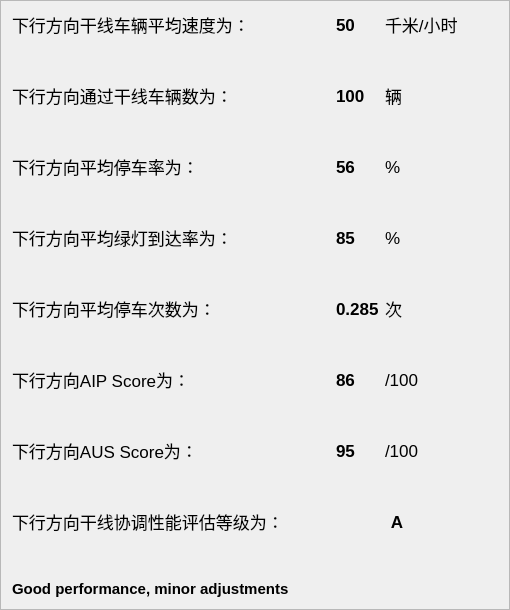
          <widget class="QFrame" name="frame_11">
           <property name="frameShape">
            <enum>QFrame::StyledPanel</enum>
           </property>
           <property name="frameShadow">
            <enum>QFrame::Raised</enum>
           </property>
           <layout class="QGridLayout" name="gridLayout_2">
            <item row="4" column="0">
             <widget class="QLabel" name="label_15">
              <property name="font">
               <font>
                <pointsize>13</pointsize>
               </font>
              </property>
              <property name="text">
               <string>下行方向平均停车率为：</string>
              </property>
             </widget>
            </item>
            <item row="6" column="0">
             <widget class="QLabel" name="inbound_POG_2">
              <property name="font">
               <font>
                <pointsize>13</pointsize>
               </font>
              </property>
              <property name="text">
               <string>下行方向平均绿灯到达率为：</string>
              </property>
             </widget>
            </item>
            <item row="9" column="0">
             <spacer name="verticalSpacer_15">
              <property name="orientation">
               <enum>Qt::Vertical</enum>
              </property>
              <property name="sizeHint" stdset="0">
               <size>
                <width>20</width>
                <height>40</height>
               </size>
              </property>
             </spacer>
            </item>
            <item row="7" column="0">
             <spacer name="verticalSpacer_14">
              <property name="orientation">
               <enum>Qt::Vertical</enum>
              </property>
              <property name="sizeHint" stdset="0">
               <size>
                <width>20</width>
                <height>40</height>
               </size>
              </property>
             </spacer>
            </item>
            <item row="3" column="0">
             <spacer name="verticalSpacer_12">
              <property name="orientation">
               <enum>Qt::Vertical</enum>
              </property>
              <property name="sizeHint" stdset="0">
               <size>
                <width>20</width>
                <height>40</height>
               </size>
              </property>
             </spacer>
            </item>
            <item row="12" column="0">
             <widget class="QLabel" name="label_18">
              <property name="font">
               <font>
                <pointsize>13</pointsize>
               </font>
              </property>
              <property name="text">
               <string>下行方向AUS Score为：</string>
              </property>
             </widget>
            </item>
            <item row="16" column="0" colspan="4">
             <widget class="QLabel" name="outbound_description">
              <property name="font">
               <font>
                <pointsize>11</pointsize>
                <bold>true</bold>
               </font>
              </property>
              <property name="text">
               <string>Good performance, minor adjustments</string>
              </property>
             </widget>
            </item>
            <item row="8" column="3">
             <widget class="QLabel" name="label_34">
              <property name="font">
               <font>
                <pointsize>13</pointsize>
               </font>
              </property>
              <property name="text">
               <string>次</string>
              </property>
             </widget>
            </item>
            <item row="2" column="0">
             <widget class="QLabel" name="label_19">
              <property name="font">
               <font>
                <pointsize>13</pointsize>
               </font>
              </property>
              <property name="text">
               <string>下行方向通过干线车辆数为：</string>
              </property>
             </widget>
            </item>
            <item row="10" column="2">
             <widget class="QLabel" name="outbound_AIP_score">
              <property name="font">
               <font>
                <pointsize>13</pointsize>
                <bold>true</bold>
               </font>
              </property>
              <property name="text">
               <string>86</string>
              </property>
             </widget>
            </item>
            <item row="10" column="0">
             <widget class="QLabel" name="label_12">
              <property name="font">
               <font>
                <pointsize>13</pointsize>
               </font>
              </property>
              <property name="text">
               <string>下行方向AIP Score为：</string>
              </property>
             </widget>
            </item>
            <item row="1" column="0">
             <spacer name="verticalSpacer_11">
              <property name="orientation">
               <enum>Qt::Vertical</enum>
              </property>
              <property name="sizeHint" stdset="0">
               <size>
                <width>20</width>
                <height>40</height>
               </size>
              </property>
             </spacer>
            </item>
            <item row="4" column="2">
             <widget class="QLabel" name="outbound_stop_ratio">
              <property name="font">
               <font>
                <pointsize>13</pointsize>
                <bold>true</bold>
               </font>
              </property>
              <property name="text">
               <string>56</string>
              </property>
             </widget>
            </item>
            <item row="8" column="0">
             <widget class="QLabel" name="label_13">
              <property name="font">
               <font>
                <pointsize>13</pointsize>
               </font>
              </property>
              <property name="text">
               <string>下行方向平均停车次数为：</string>
              </property>
             </widget>
            </item>
            <item row="2" column="3">
             <widget class="QLabel" name="label_32">
              <property name="font">
               <font>
                <pointsize>13</pointsize>
               </font>
              </property>
              <property name="text">
               <string>辆</string>
              </property>
             </widget>
            </item>
            <item row="13" column="0">
             <spacer name="verticalSpacer_17">
              <property name="orientation">
               <enum>Qt::Vertical</enum>
              </property>
              <property name="sizeHint" stdset="0">
               <size>
                <width>20</width>
                <height>40</height>
               </size>
              </property>
             </spacer>
            </item>
            <item row="0" column="4">
             <spacer name="horizontalSpacer_2">
              <property name="orientation">
               <enum>Qt::Horizontal</enum>
              </property>
              <property name="sizeHint" stdset="0">
               <size>
                <width>40</width>
                <height>20</height>
               </size>
              </property>
             </spacer>
            </item>
            <item row="0" column="3">
             <widget class="QLabel" name="label_30">
              <property name="font">
               <font>
                <pointsize>13</pointsize>
               </font>
              </property>
              <property name="text">
               <string>千米/小时</string>
              </property>
             </widget>
            </item>
            <item row="11" column="0">
             <spacer name="verticalSpacer_16">
              <property name="orientation">
               <enum>Qt::Vertical</enum>
              </property>
              <property name="sizeHint" stdset="0">
               <size>
                <width>20</width>
                <height>40</height>
               </size>
              </property>
             </spacer>
            </item>
            <item row="6" column="3">
             <widget class="QLabel" name="label_33">
              <property name="font">
               <font>
                <pointsize>13</pointsize>
               </font>
              </property>
              <property name="text">
               <string>%</string>
              </property>
             </widget>
            </item>
            <item row="0" column="0">
             <widget class="QLabel" name="label_7">
              <property name="font">
               <font>
                <pointsize>13</pointsize>
               </font>
              </property>
              <property name="text">
               <string>下行方向干线车辆平均速度为：</string>
              </property>
             </widget>
            </item>
            <item row="14" column="0">
             <widget class="QLabel" name="label_14">
              <property name="font">
               <font>
                <pointsize>13</pointsize>
               </font>
              </property>
              <property name="text">
               <string>下行方向干线协调性能评估等级为：</string>
              </property>
             </widget>
            </item>
            <item row="15" column="0">
             <spacer name="verticalSpacer_18">
              <property name="orientation">
               <enum>Qt::Vertical</enum>
              </property>
              <property name="sizeHint" stdset="0">
               <size>
                <width>20</width>
                <height>40</height>
               </size>
              </property>
             </spacer>
            </item>
            <item row="10" column="3">
             <widget class="QLabel" name="label_28">
              <property name="font">
               <font>
                <pointsize>13</pointsize>
               </font>
              </property>
              <property name="text">
               <string>/100</string>
              </property>
             </widget>
            </item>
            <item row="0" column="2">
             <widget class="QLabel" name="outbound_ave_speed">
              <property name="font">
               <font>
                <pointsize>13</pointsize>
                <bold>true</bold>
               </font>
              </property>
              <property name="text">
               <string>50</string>
              </property>
             </widget>
            </item>
            <item row="4" column="3">
             <widget class="QLabel" name="label_29">
              <property name="font">
               <font>
                <pointsize>13</pointsize>
               </font>
              </property>
              <property name="text">
               <string>%</string>
              </property>
             </widget>
            </item>
            <item row="2" column="2">
             <widget class="QLabel" name="outbound_through_veh">
              <property name="font">
               <font>
                <pointsize>13</pointsize>
                <bold>true</bold>
               </font>
              </property>
              <property name="text">
               <string>100</string>
              </property>
             </widget>
            </item>
            <item row="14" column="2" colspan="2">
             <widget class="QLabel" name="outbound_performance_grade">
              <property name="font">
               <font>
                <pointsize>13</pointsize>
                <bold>true</bold>
               </font>
              </property>
              <property name="text">
               <string>A</string>
              </property>
              <property name="alignment">
               <set>Qt::AlignCenter</set>
              </property>
             </widget>
            </item>
            <item row="12" column="3">
             <widget class="QLabel" name="label_31">
              <property name="font">
               <font>
                <pointsize>13</pointsize>
               </font>
              </property>
              <property name="text">
               <string>/100</string>
              </property>
             </widget>
            </item>
            <item row="12" column="2">
             <widget class="QLabel" name="outbound_AUS_score">
              <property name="font">
               <font>
                <pointsize>13</pointsize>
                <bold>true</bold>
               </font>
              </property>
              <property name="text">
               <string>95</string>
              </property>
             </widget>
            </item>
            <item row="6" column="2">
             <widget class="QLabel" name="outbound_POG">
              <property name="font">
               <font>
                <pointsize>13</pointsize>
                <bold>true</bold>
               </font>
              </property>
              <property name="text">
               <string>85</string>
              </property>
             </widget>
            </item>
            <item row="8" column="2">
             <widget class="QLabel" name="outbound_stop_times">
              <property name="font">
               <font>
                <pointsize>13</pointsize>
                <bold>true</bold>
               </font>
              </property>
              <property name="text">
               <string>0.285</string>
              </property>
             </widget>
            </item>
            <item row="5" column="0">
             <spacer name="verticalSpacer_13">
              <property name="orientation">
               <enum>Qt::Vertical</enum>
              </property>
              <property name="sizeHint" stdset="0">
               <size>
                <width>20</width>
                <height>40</height>
               </size>
              </property>
             </spacer>
            </item>
            <item row="0" column="1">
             <spacer name="horizontalSpacer_4">
              <property name="orientation">
               <enum>Qt::Horizontal</enum>
              </property>
              <property name="sizeHint" stdset="0">
               <size>
                <width>40</width>
                <height>20</height>
               </size>
              </property>
             </spacer>
            </item>
           </layout>
           <zorder>label_34</zorder>
           <zorder>outbound_AIP_score</zorder>
           <zorder>outbound_stop_ratio</zorder>
           <zorder>label_32</zorder>
           <zorder>label_30</zorder>
           <zorder>label_33</zorder>
           <zorder>label_28</zorder>
           <zorder>outbound_ave_speed</zorder>
           <zorder>label_29</zorder>
           <zorder>outbound_through_veh</zorder>
           <zorder>outbound_performance_grade</zorder>
           <zorder>label_31</zorder>
           <zorder>outbound_AUS_score</zorder>
           <zorder>outbound_POG</zorder>
           <zorder>outbound_stop_times</zorder>
           <zorder>label_15</zorder>
           <zorder>outbound_description</zorder>
           <zorder>label_14</zorder>
           <zorder>label_19</zorder>
           <zorder>label_13</zorder>
           <zorder>label_12</zorder>
           <zorder>inbound_POG_2</zorder>
           <zorder>label_18</zorder>
           <zorder>label_7</zorder>
          </widget>
